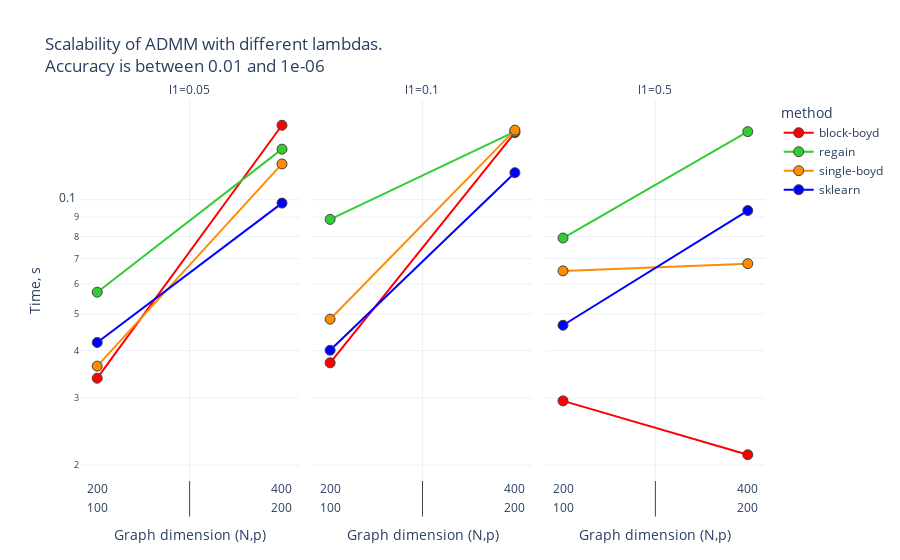

Here is the notebook cell this chart was saved with:
### Code cell
fig = plot_lambdas(df, upper_bound=0.01, lower_bound=0.000001)
fig.show()

### Figure 1 — Plotly figure (JSON) as saved in the notebook; plotly's stock layout.template omitted (floating-point values rounded to 4 significant figures)
{"data": [{"hovertemplate": "method=block-boyd<br>l1=0.05<br>Graph dimension (N,p)=%{text}<br>Time, s=%{y}<extra></extra>", "legendgroup": "block-boyd", "marker": {"color": "#FF0000", "line": {"width": 1}, "size": 10, "symbol": "circle"}, "mode": "markers+lines", "name": "block-boyd", "orientation": "v", "showlegend": true, "text": [[100, 200], [200, 400]], "type": "scatter", "x": [[100, 200], [200, 400]], "xaxis": "x", "y": [0.03385, 0.1571], "yaxis": "y"}, {"hovertemplate": "method=block-boyd<br>l1=0.1<br>Graph dimension (N,p)=%{text}<br>Time, s=%{y}<extra></extra>", "legendgroup": "block-boyd", "marker": {"color": "#FF0000", "line": {"width": 1}, "size": 10, "symbol": "circle"}, "mode": "markers+lines", "name": "block-boyd", "orientation": "v", "showlegend": false, "text": [[100, 200], [200, 400]], "type": "scatter", "x": [[100, 200], [200, 400]], "xaxis": "x2", "y": [0.03717, 0.1502], "yaxis": "y2"}, {"hovertemplate": "method=block-boyd<br>l1=0.5<br>Graph dimension (N,p)=%{text}<br>Time, s=%{y}<extra></extra>", "legendgroup": "block-boyd", "marker": {"color": "#FF0000", "line": {"width": 1}, "size": 10, "symbol": "circle"}, "mode": "markers+lines", "name": "block-boyd", "orientation": "v", "showlegend": false, "text": [[100, 200], [200, 400]], "type": "scatter", "x": [[100, 200], [200, 400]], "xaxis": "x3", "y": [0.0295, 0.02128], "yaxis": "y3"}, {"hovertemplate": "method=regain<br>l1=0.05<br>Graph dimension (N,p)=%{text}<br>Time, s=%{y}<extra></extra>", "legendgroup": "regain", "marker": {"color": "#32CD32", "line": {"width": 1}, "size": 10, "symbol": "circle"}, "mode": "markers+lines", "name": "regain", "orientation": "v", "showlegend": true, "text": [[100, 200], [200, 400]], "type": "scatter", "x": [[100, 200], [200, 400]], "xaxis": "x", "y": [0.05706, 0.1359], "yaxis": "y"}, {"hovertemplate": "method=regain<br>l1=0.1<br>Graph dimension (N,p)=%{text}<br>Time, s=%{y}<extra></extra>", "legendgroup": "regain", "marker": {"color": "#32CD32", "line": {"width": 1}, "size": 10, "symbol": "circle"}, "mode": "markers+lines", "name": "regain", "orientation": "v", "showlegend": false, "text": [[100, 200], [200, 400]], "type": "scatter", "x": [[100, 200], [200, 400]], "xaxis": "x2", "y": [0.08874, 0.1511], "yaxis": "y2"}, {"hovertemplate": "method=regain<br>l1=0.5<br>Graph dimension (N,p)=%{text}<br>Time, s=%{y}<extra></extra>", "legendgroup": "regain", "marker": {"color": "#32CD32", "line": {"width": 1}, "size": 10, "symbol": "circle"}, "mode": "markers+lines", "name": "regain", "orientation": "v", "showlegend": false, "text": [[100, 200], [200, 400]], "type": "scatter", "x": [[100, 200], [200, 400]], "xaxis": "x3", "y": [0.07925, 0.1511], "yaxis": "y3"}, {"hovertemplate": "method=single-boyd<br>l1=0.05<br>Graph dimension (N,p)=%{text}<br>Time, s=%{y}<extra></extra>", "legendgroup": "single-boyd", "marker": {"color": "#FF8C00", "line": {"width": 1}, "size": 10, "symbol": "circle"}, "mode": "markers+lines", "name": "single-boyd", "orientation": "v", "showlegend": true, "text": [[100, 200], [200, 400]], "type": "scatter", "x": [[100, 200], [200, 400]], "xaxis": "x", "y": [0.03643, 0.1242], "yaxis": "y"}, {"hovertemplate": "method=single-boyd<br>l1=0.1<br>Graph dimension (N,p)=%{text}<br>Time, s=%{y}<extra></extra>", "legendgroup": "single-boyd", "marker": {"color": "#FF8C00", "line": {"width": 1}, "size": 10, "symbol": "circle"}, "mode": "markers+lines", "name": "single-boyd", "orientation": "v", "showlegend": false, "text": [[100, 200], [200, 400]], "type": "scatter", "x": [[100, 200], [200, 400]], "xaxis": "x2", "y": [0.04843, 0.1525], "yaxis": "y2"}, {"hovertemplate": "method=single-boyd<br>l1=0.5<br>Graph dimension (N,p)=%{text}<br>Time, s=%{y}<extra></extra>", "legendgroup": "single-boyd", "marker": {"color": "#FF8C00", "line": {"width": 1}, "size": 10, "symbol": "circle"}, "mode": "markers+lines", "name": "single-boyd", "orientation": "v", "showlegend": false, "text": [[100, 200], [200, 400]], "type": "scatter", "x": [[100, 200], [200, 400]], "xaxis": "x3", "y": [0.06492, 0.06783], "yaxis": "y3"}, {"hovertemplate": "method=sklearn<br>l1=0.05<br>Graph dimension (N,p)=%{text}<br>Time, s=%{y}<extra></extra>", "legendgroup": "sklearn", "marker": {"color": "#0000FF", "line": {"width": 1}, "size": 10, "symbol": "circle"}, "mode": "markers+lines", "name": "sklearn", "orientation": "v", "showlegend": true, "text": [[100, 200], [200, 400]], "type": "scatter", "x": [[100, 200], [200, 400]], "xaxis": "x", "y": [0.04204, 0.09795], "yaxis": "y"}, {"hovertemplate": "method=sklearn<br>l1=0.1<br>Graph dimension (N,p)=%{text}<br>Time, s=%{y}<extra></extra>", "legendgroup": "sklearn", "marker": {"color": "#0000FF", "line": {"width": 1}, "size": 10, "symbol": "circle"}, "mode": "markers+lines", "name": "sklearn", "orientation": "v", "showlegend": false, "text": [[100, 200], [200, 400]], "type": "scatter", "x": [[100, 200], [200, 400]], "xaxis": "x2", "y": [0.0401, 0.1178], "yaxis": "y2"}, {"hovertemplate": "method=sklearn<br>l1=0.5<br>Graph dimension (N,p)=%{text}<br>Time, s=%{y}<extra></extra>", "legendgroup": "sklearn", "marker": {"color": "#0000FF", "line": {"width": 1}, "size": 10, "symbol": "circle"}, "mode": "markers+lines", "name": "sklearn", "orientation": "v", "showlegend": false, "text": [[100, 200], [200, 400]], "type": "scatter", "x": [[100, 200], [200, 400]], "xaxis": "x3", "y": [0.04668, 0.09361], "yaxis": "y3"}], "layout": {"annotations": [{"font": {}, "showarrow": false, "text": "l1=0.05", "x": 0.16, "xanchor": "center", "xref": "paper", "y": 1, "yanchor": "bottom", "yref": "paper"}, {"font": {}, "showarrow": false, "text": "l1=0.1", "x": 0.5, "xanchor": "center", "xref": "paper", "y": 1, "yanchor": "bottom", "yref": "paper"}, {"font": {}, "showarrow": false, "text": "l1=0.5", "x": 0.84, "xanchor": "center", "xref": "paper", "y": 1, "yanchor": "bottom", "yref": "paper"}], "legend": {"title": {"text": "method"}, "tracegroupgap": 0}, "title": {"text": "Scalability of ADMM with different lambdas.<br>Accuracy is between 0.01 and 1e-06"}, "xaxis": {"anchor": "y", "domain": [0, 0.32], "title": {"text": "Graph dimension (N,p)"}}, "xaxis2": {"anchor": "y2", "domain": [0.34, 0.66], "matches": "x", "title": {"text": "Graph dimension (N,p)"}}, "xaxis3": {"anchor": "y3", "domain": [0.68, 1.0], "matches": "x", "title": {"text": "Graph dimension (N,p)"}}, "yaxis": {"anchor": "x", "domain": [0, 1], "title": {"text": "Time, s"}, "type": "log"}, "yaxis2": {"anchor": "x2", "domain": [0, 1], "matches": "y", "showticklabels": false, "type": "log"}, "yaxis3": {"anchor": "x3", "domain": [0, 1], "matches": "y", "showticklabels": false, "type": "log"}}}
